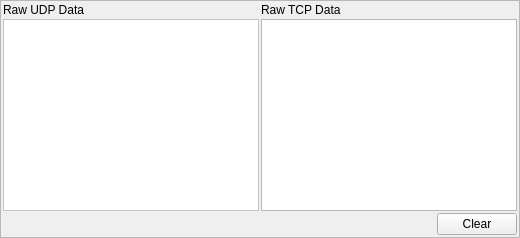
      <widget class="QWidget" name="tabRawXML">
       <property name="autoFillBackground">
        <bool>false</bool>
       </property>
       <attribute name="title">
        <string>XML</string>
       </attribute>
       <layout class="QVBoxLayout" name="verticalLayout_18">
        <property name="spacing">
         <number>0</number>
        </property>
        <property name="leftMargin">
         <number>0</number>
        </property>
        <property name="topMargin">
         <number>0</number>
        </property>
        <property name="rightMargin">
         <number>0</number>
        </property>
        <property name="bottomMargin">
         <number>0</number>
        </property>
        <item>
         <widget class="QFrame" name="frameRawXML">
          <property name="sizePolicy">
           <sizepolicy hsizetype="Expanding" vsizetype="Expanding">
            <horstretch>0</horstretch>
            <verstretch>0</verstretch>
           </sizepolicy>
          </property>
          <property name="autoFillBackground">
           <bool>false</bool>
          </property>
          <property name="frameShape">
           <enum>QFrame::StyledPanel</enum>
          </property>
          <property name="frameShadow">
           <enum>QFrame::Raised</enum>
          </property>
          <layout class="QVBoxLayout" name="verticalLayout_15">
           <property name="spacing">
            <number>2</number>
           </property>
           <property name="leftMargin">
            <number>2</number>
           </property>
           <property name="topMargin">
            <number>2</number>
           </property>
           <property name="rightMargin">
            <number>2</number>
           </property>
           <property name="bottomMargin">
            <number>2</number>
           </property>
           <item>
            <layout class="QHBoxLayout" name="horizontalLayout_3">
             <item>
              <layout class="QVBoxLayout" name="verticalLayout_11">
               <item>
                <widget class="QLabel" name="label_13">
                 <property name="text">
                  <string>Raw UDP Data</string>
                 </property>
                </widget>
               </item>
               <item>
                <widget class="QTextBrowser" name="textBrowserReceivedUDPData">
                 <property name="sizePolicy">
                  <sizepolicy hsizetype="Expanding" vsizetype="Expanding">
                   <horstretch>0</horstretch>
                   <verstretch>0</verstretch>
                  </sizepolicy>
                 </property>
                 <property name="maximumSize">
                  <size>
                   <width>16777215</width>
                   <height>16777215</height>
                  </size>
                 </property>
                 <property name="palette">
                  <palette>
                   <active>
                    <colorrole role="Button">
                     <brush brushstyle="SolidPattern">
                      <color alpha="255">
                       <red>255</red>
                       <green>255</green>
                       <blue>255</blue>
                      </color>
                     </brush>
                    </colorrole>
                    <colorrole role="Base">
                     <brush brushstyle="SolidPattern">
                      <color alpha="255">
                       <red>255</red>
                       <green>255</green>
                       <blue>255</blue>
                      </color>
                     </brush>
                    </colorrole>
                    <colorrole role="Window">
                     <brush brushstyle="SolidPattern">
                      <color alpha="255">
                       <red>255</red>
                       <green>255</green>
                       <blue>255</blue>
                      </color>
                     </brush>
                    </colorrole>
                   </active>
                   <inactive>
                    <colorrole role="Button">
                     <brush brushstyle="SolidPattern">
                      <color alpha="255">
                       <red>255</red>
                       <green>255</green>
                       <blue>255</blue>
                      </color>
                     </brush>
                    </colorrole>
                    <colorrole role="Base">
                     <brush brushstyle="SolidPattern">
                      <color alpha="255">
                       <red>255</red>
                       <green>255</green>
                       <blue>255</blue>
                      </color>
                     </brush>
                    </colorrole>
                    <colorrole role="Window">
                     <brush brushstyle="SolidPattern">
                      <color alpha="255">
                       <red>255</red>
                       <green>255</green>
                       <blue>255</blue>
                      </color>
                     </brush>
                    </colorrole>
                   </inactive>
                   <disabled>
                    <colorrole role="Button">
                     <brush brushstyle="SolidPattern">
                      <color alpha="255">
                       <red>255</red>
                       <green>255</green>
                       <blue>255</blue>
                      </color>
                     </brush>
                    </colorrole>
                    <colorrole role="Base">
                     <brush brushstyle="SolidPattern">
                      <color alpha="255">
                       <red>255</red>
                       <green>255</green>
                       <blue>255</blue>
                      </color>
                     </brush>
                    </colorrole>
                    <colorrole role="Window">
                     <brush brushstyle="SolidPattern">
                      <color alpha="255">
                       <red>255</red>
                       <green>255</green>
                       <blue>255</blue>
                      </color>
                     </brush>
                    </colorrole>
                   </disabled>
                  </palette>
                 </property>
                 <property name="toolTip">
                  <string>Displays raw UDP XML Documents</string>
                 </property>
                </widget>
               </item>
              </layout>
             </item>
             <item>
              <layout class="QVBoxLayout" name="verticalLayout_14">
               <item>
                <widget class="QLabel" name="label_7">
                 <property name="text">
                  <string>Raw TCP Data</string>
                 </property>
                </widget>
               </item>
               <item>
                <widget class="QTextBrowser" name="textBrowserReceivedTCPData">
                 <property name="toolTip">
                  <string>Displays raw TCP XML Documents</string>
                 </property>
                </widget>
               </item>
              </layout>
             </item>
            </layout>
           </item>
           <item>
            <layout class="QHBoxLayout" name="horizontalLayout_13">
             <item>
              <spacer name="horizontalSpacer_10">
               <property name="orientation">
                <enum>Qt::Horizontal</enum>
               </property>
               <property name="sizeHint" stdset="0">
                <size>
                 <width>40</width>
                 <height>20</height>
                </size>
               </property>
              </spacer>
             </item>
             <item>
              <widget class="QPushButton" name="pushButtonClearRawData">
               <property name="sizePolicy">
                <sizepolicy hsizetype="Minimum" vsizetype="Preferred">
                 <horstretch>0</horstretch>
                 <verstretch>0</verstretch>
                </sizepolicy>
               </property>
               <property name="maximumSize">
                <size>
                 <width>16777215</width>
                 <height>16777215</height>
                </size>
               </property>
               <property name="toolTip">
                <string>Clears text</string>
               </property>
               <property name="autoFillBackground">
                <bool>false</bool>
               </property>
               <property name="text">
                <string>Clear</string>
               </property>
               <property name="autoDefault">
                <bool>true</bool>
               </property>
              </widget>
             </item>
            </layout>
           </item>
          </layout>
         </widget>
        </item>
       </layout>
      </widget>
